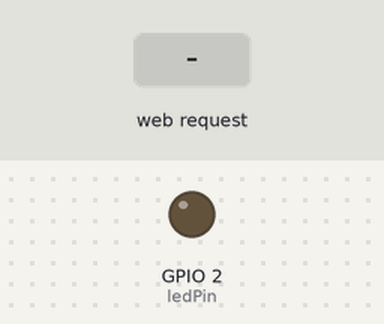
This sketch was run on a simulated ESP32. On the bench: output pins drawn as LEDs (lit = HIGH). The test bench sets the inputs (shaded band). WiFi joins after 1.5 s; servers stay silent unless stated; what the sketch prints to the serial monitor is not drawn.

Above: at 2.7 s.
2.8 s: HTTP request GET /led/on received
At 4.0 s:
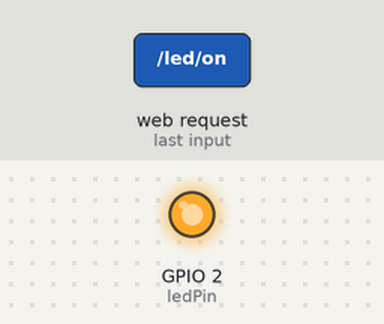
4.3 s: HTTP request GET /led/off received
At 5.3 s:
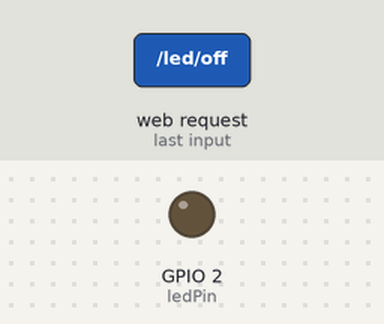
Timing chart, 0 to 7.3 s (numbered marks = the images above; inputs shaded):
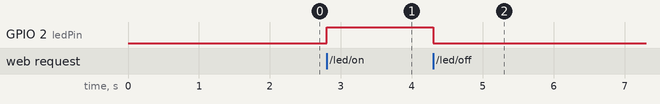

The sketch:

Task_01_ESP32_WebServer_LED.ino
```cpp
/*
 * Task 01: ESP32 Web Server & HTML LED Control
 * Author: Sai Sanjay R
 * Course: ProtoSem - Week 07: IoT & Embedded Systems
 * Hardware: ESP32-WROOM-32 DevKit V1
 * Description: Hosts an embedded HTTP web server on local Wi-Fi port 80.
 *              Allows browser clients on the same subnet to toggle GPIO 2 LED.
 */

#include <WiFi.h>
#include <WebServer.h>

// Wi-Fi Network Credentials (2.4 GHz only)
const char* ssid     = "YOUR_WIFI_SSID";
const char* password = "YOUR_WIFI_PASSWORD";

// Initialize WebServer on TCP port 80
WebServer server(80);

// Onboard Blue LED on ESP32 DevKit V1
const int ledPin = 2;

// Handler for root path "/"
void handleRoot() {
  String html = "<!DOCTYPE html><html><head><meta name='viewport' content='width=device-width, initial-scale=1.0'>";
  html += "<title>ESP32 Web Control</title>";
  html += "<style>body{font-family:sans-serif; text-align:center; padding:40px 20px; background:#f4f4f5; color:#18181b;}";
  html += ".card{max-width:400px; margin:0 auto; background:#fff; padding:30px; border-radius:16px; box-shadow:0 4px 20px rgba(0,0,0,0.08);}";
  html += ".btn{display:inline-block; padding:12px 28px; margin:10px; font-weight:bold; color:#fff; text-decoration:none; border-radius:8px;}";
  html += ".btn-on{background:#10b981;} .btn-off{background:#ef4444;}";
  html += ".status{font-size:18px; font-weight:bold; margin-bottom:20px;}</style></head><body>";
  html += "<div class='card'><h2>ESP32 Local Web Control</h2>";
  html += "<p class='status'>LED State: <span style='color:" + String(digitalRead(ledPin) ? "#10b981" : "#71717a") + "'>" + String(digitalRead(ledPin) ? "ON" : "OFF") + "</span></p>";
  html += "<a href='/led/on' class='btn btn-on'>TURN ON</a>";
  html += "<a href='/led/off' class='btn btn-off'>TURN OFF</a>";
  html += "<p style='font-size:12px; color:#a1a1aa; margin-top:24px;'>ProtoSem Week 07 · Sai Sanjay R</p></div></body></html>";

  server.send(200, "text/html", html);
}

// Handler for turning LED ON
void handleLedOn() {
  digitalWrite(ledPin, HIGH);
  server.sendHeader("Location", "/");
  server.send(303); // HTTP 303 See Other redirect
}

// Handler for turning LED OFF
void handleLedOff() {
  digitalWrite(ledPin, LOW);
  server.sendHeader("Location", "/");
  server.send(303);
}

void setup() {
  Serial.begin(115200);
  pinMode(ledPin, OUTPUT);
  digitalWrite(ledPin, LOW);

  Serial.println("\n[BOOT] Initializing ESP32 Web Server...");
  WiFi.begin(ssid, password);

  while (WiFi.status() != WL_CONNECTED) {
    delay(500);
    Serial.print(".");
  }

  Serial.println("\n[WIFI] Connected successfully!");
  Serial.print("[WIFI] IP Address: http://");
  Serial.println(WiFi.localIP());

  // Register HTTP Route Endpoints
  server.on("/",        handleRoot);
  server.on("/led/on",  handleLedOn);
  server.on("/led/off", handleLedOff);

  server.begin();
  Serial.println("[HTTP] Server listening on port 80");
}

void loop() {
  server.handleClient();
}
```

Measured:
- after the input at 2.8 s, GPIO 2 (ledPin): LOW → HIGH at once
- after the input at 4.3 s, GPIO 2 (ledPin): HIGH → LOW at once
